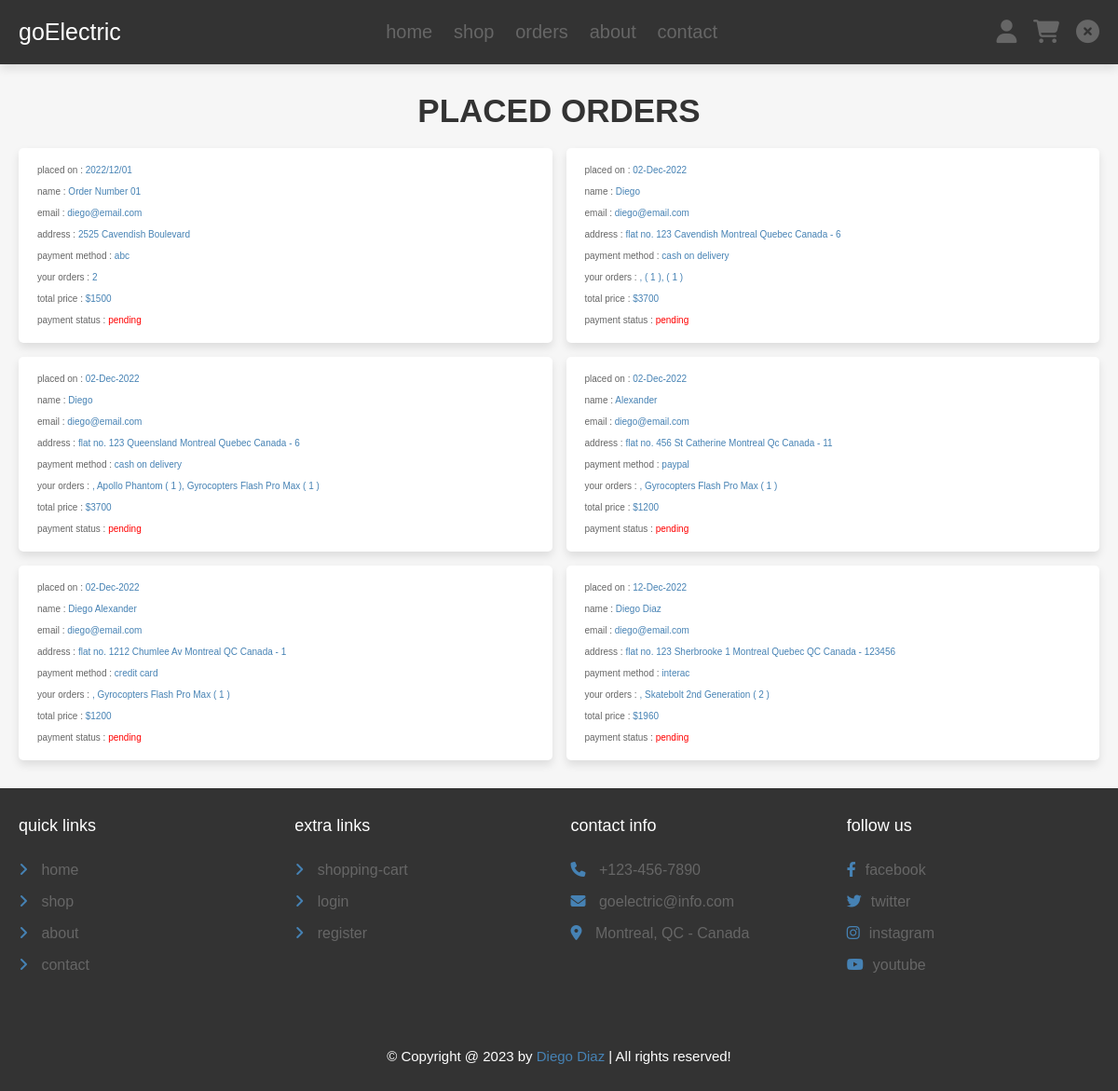
/pages/orders.php (signed in), run on the app's committed database.
### tables this page shows
CREATE TABLE `Orders` (
  `orderId` int(5) UNSIGNED NOT NULL,
  `customerId` int(5) UNSIGNED NOT NULL,
  `name` varchar(100) NOT NULL,
  `email` varchar(100) NOT NULL,
  `method` varchar(50) NOT NULL,
  `address` varchar(500) NOT NULL,
  `total_products` varchar(1000) NOT NULL,
  `total_price` int(100) NOT NULL,
  `placed_on` varchar(50) NOT NULL,
  `payment_status` varchar(20) NOT NULL DEFAULT 'pending'
);

### pages/orders.php (the view, shortened to what this page needs)
<?php
include ('../DBConnection.php');
$customerId = $_SESSION['customerId'];
?>
<!DOCTYPE html>
<html lang="en">
<head>
   <link rel="stylesheet" href="https://cdnjs.cloudflare.com/ajax/libs/font-awesome/6.1.1/css/all.min.css">
   <link rel="stylesheet" href="../css/style.css">
</head>
<body>
<?php
include ('header.php');
?>
<section class="placed-orders">
   <h1 class="title">placed orders</h1>
   <div class="box-container">
   <?php
      $conn = new PDO($dsn, $username, $password);
      $conn->setAttribute(PDO::ATTR_ERRMODE, PDO::ERRMODE_EXCEPTION);
      $sql = "SELECT * FROM `Orders` WHERE customerId = '$customerId'";
      $select_orders = $conn->prepare($sql);
      $select_orders->execute(['customerId']);
      if($select_orders->rowCount() > 0){
         while($fetch_orders = $select_orders->fetch(PDO::FETCH_ASSOC)){
   ?>
   <div class="box">
      <p> placed on : <span><?= $fetch_orders['placed_on']; ?></span> </p>
      <p> name : <span><?= $fetch_orders['name']; ?></span> </p>
      <p> email : <span><?= $fetch_orders['email']; ?></span> </p>
      <p> address : <span><?= $fetch_orders['address']; ?></span> </p>
      <p> payment method : <span><?= $fetch_orders['method']; ?></span> </p>
      <p> your orders : <span><?= $fetch_orders['total_products']; ?></span> </p>
      <p> total price : <span>$<?= $fetch_orders['total_price']; ?></span> </p>
      <p> payment status : <span style="color:<?php if($fetch_orders['payment_status'] == 'pending'){ echo 'red'; }else{ echo 'green'; }; ?>"><?= $fetch_orders['payment_status']; ?></span> </p>
   </div>
   <?php
      }
   }else{
      echo '<p class="empty">no orders placed yet!</p>';
   }
   ?>
   </div>
</section>
<?php
include ('footer.php');
?>
</body>
</html>

### css/style.css (style rules this page uses)
.placed-orders .box-container { display: flex; flex-wrap: wrap; gap:1.5rem; align-items: center; }
.placed-orders .box-container .box { padding:1rem 2rem; flex:1 1 40rem; border:var(--border); background-color: var(--white); box-shadow: var(--box-shadow); border-radius: .5rem; }
.placed-orders .box-container .box p { margin:.5rem 0; line-height: 1.8; font-size: 1.2xrem; color:var(--light-color); }
.placed-orders .box-container .box p span { color:var(--green); }

### css/components.css (style rules this page uses)
:root { --green:steelblue; --orange:blue; --red:steelblue; --black:#333; --light-color:#666; --white:#fff; --light-bg:#f6f6f6; --box-shadow:0 .5rem 1rem rgba(0,0,0,.1); }
* { font-family: 'Verdana', sans-serif; margin:0; padding:0; box-sizing: border-box; outline: none; border:none; text-decoration: none; color:var(--black); }
body { background-color: var(--light-bg); }
html { font-size: 62.5%; overflow-x: hidden; scroll-behavior: smooth; scroll-padding-top: 6.5rem; }
section { padding:3rem 2rem; max-width: 1200px; margin:0 auto; }
.title { text-align: center; margin-bottom: 2rem; text-transform: uppercase; color:var(--black); font-size: 3.5rem; }

### data on the page
orders: placed_on "2022/12/01", name "Order Number 01", email "diego@email.com", address "2525 Cavendish Boulevard", method "abc", total_products "2", total_price "1500", payment_status "pending"
orders: placed_on "02-Dec-2022", name "Diego", email "diego@email.com", address "flat no. 123 Cavendish Montreal Quebec Canada - 6", method "cash on delivery", total_products ", ( 1 ), ( 1 )", total_price "3700", payment_status "pending"
orders: placed_on "02-Dec-2022", name "Diego", email "diego@email.com", address "flat no. 123 Queensland Montreal Quebec Canada - 6", method "cash on delivery", total_products ", Apollo Phantom ( 1 ), Gyrocopters Flash Pro Max ( 1 )", total_price "3700", payment_status "pending"
orders: placed_on "02-Dec-2022", name "Alexander", email "diego@email.com", address "flat no. 456 St Catherine Montreal Qc Canada - 11", method "paypal", total_products ", Gyrocopters Flash Pro Max ( 1 )", total_price "1200", payment_status "pending"
orders: placed_on "02-Dec-2022", name "Diego Alexander", email "diego@email.com", address "flat no. 1212 Chumlee Av Montreal QC Canada - 1", method "credit card", total_products ", Gyrocopters Flash Pro Max ( 1 )", total_price "1200", payment_status "pending"
orders: placed_on "12-Dec-2022", name "Diego Diaz", email "diego@email.com", address "flat no. 123 Sherbrooke 1 Montreal Quebec QC Canada - 123456", method "interac", total_products ", Skatebolt 2nd Generation ( 2 )", total_price "1960", payment_status "pending"
